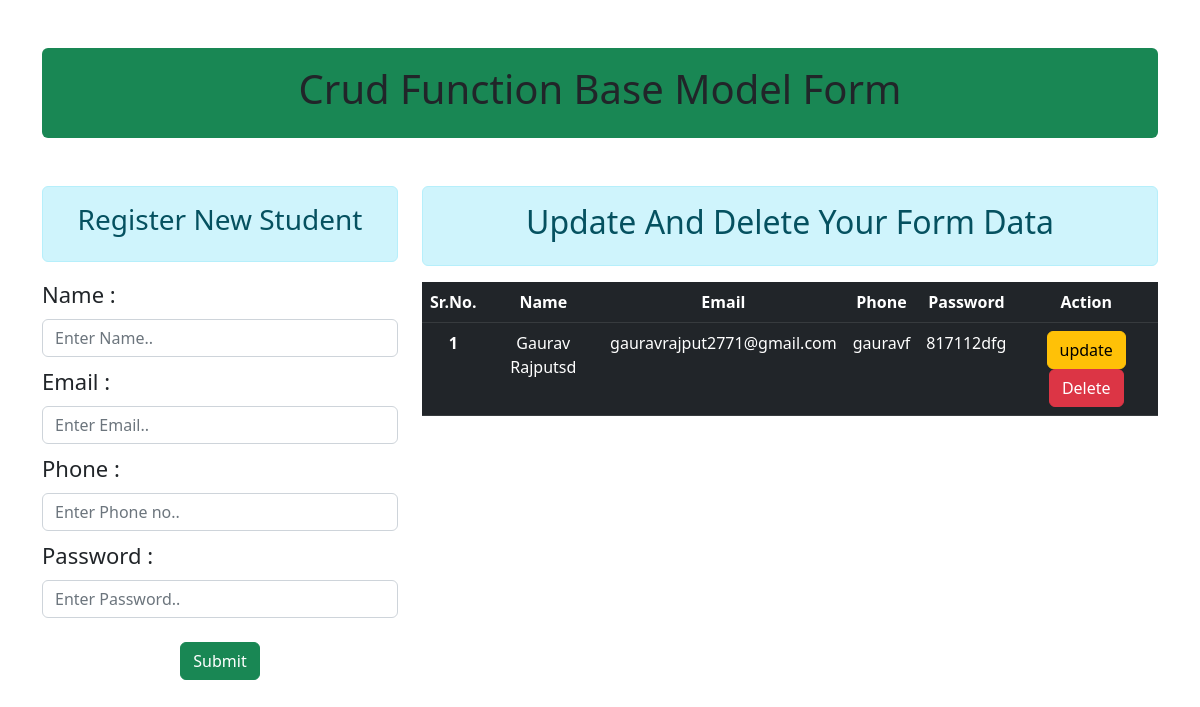
/, run on an earlier commit of the app's database.
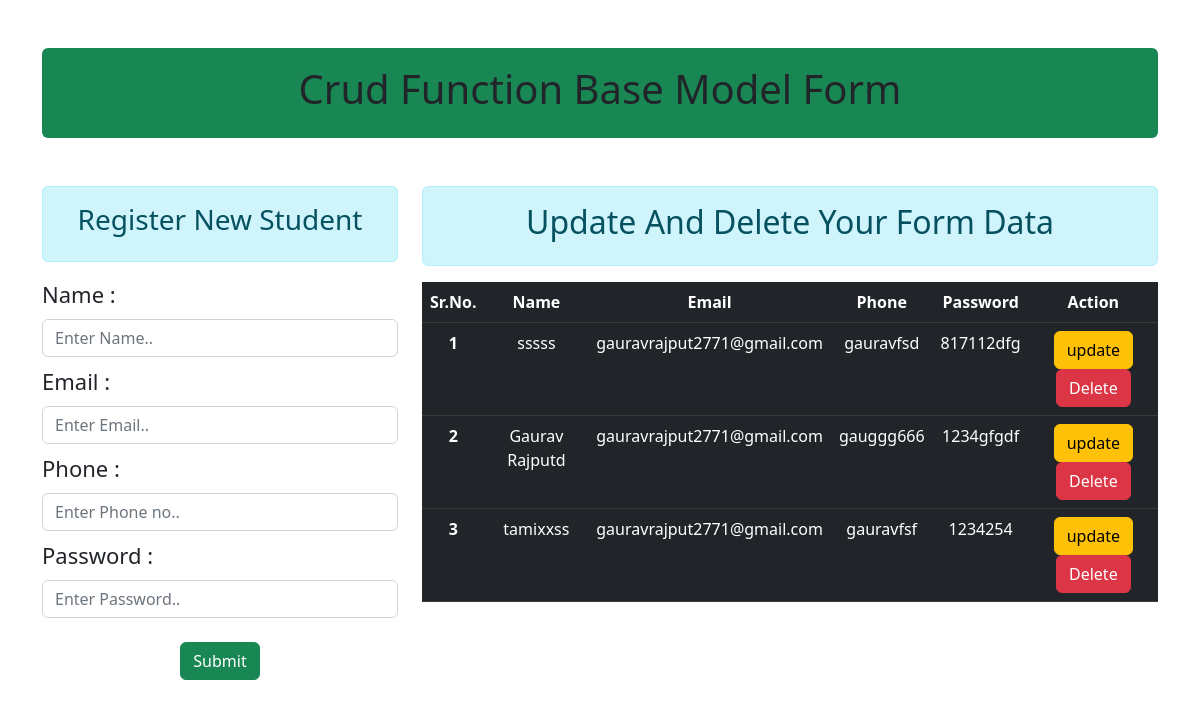
And on a later commit of the database.
### enroll/models.py (models this page shows)
class User(models.Model):
    Userid = models.BigAutoField(primary_key=True)
    Name = models.CharField(max_length=50)
    Email = models.EmailField(max_length=100)
    Phone = models.CharField(max_length=20)
    Password = models.CharField(max_length=16)
    Date = models.DateTimeField(auto_now=True)

### enroll/views.py (the view)
# urls.py: path("", views.registeration, name="registeration"),
def registeration(request):
    if request.method == "POST":
        formdata = UserForm(request.POST)
        if formdata.is_valid():
            formdata.save()
            formdata = UserForm()
    else:
        formdata = UserForm()
    data = User.objects.all()
    return render(request, "enroll/register.html", {"fm": formdata, "mydata": data})

### enroll/forms.py (shortened to what this page needs)
class UserForm(forms.ModelForm):
    class Meta:
        model = User
        fields = ['Name', 'Email', 'Phone', 'Password']
        error_messages = {"Name": {"required": "please give name here"}}
        widgets = {
            'Name': forms.TextInput(attrs={"class": "form-control", "placeholder": "Enter Name.."}),
            'Email': forms.EmailInput(attrs={"class": "form-control", "placeholder": "Enter Email.."}),
            'Phone': forms.TextInput(attrs={"class": "form-control", "placeholder": "Enter Phone no.."}),
            'Password': forms.PasswordInput(render_value=True, attrs={"class": "form-control", "placeholder": "Enter Password.."}),
        }

### enroll/templates/enroll/register.html (shortened to what this page needs)
{% extends "enroll/base.html" %}
{% block content %}
<div class="row ">
    <div class="col-md-4 ">
        <div class="alert alert-info text-center">
            <h3>Register New Student</h3>
        </div>
        <form action="" method="POST" novalidate>
            {% for formfield in fm %}
            <label class="my-label" for="{{ formfield.auto_id }}">{{ formfield.label }} :</label>
            <div class="text-center my-2">
                {{ formfield }}
            </div>
            {% endfor %}
            <div class="text-center m-4">
                <input class="btn btn-success text-center" type="submit" name="submit">
            </div>
        </form>
    </div>
    <div class="col-md-8 text-center ">
        <div class="alert alert-info text-center">
            <h2>Update And Delete Your Form Data</h2>
        </div>
        {% if mydata %}
        <div class="table">
            <table class="table table-dark table-hover">
                <thead>
                    <tr>
                        <th scope="col">Sr.No.</th>
                        <th scope="col">Name</th>
                        <th scope="col">Email</th>
                        <th scope="col">Phone</th>
                        <th scope="col">Password</th>
                        <th scope="col">Action</th>
                    </tr>
                </thead>
                <tbody>
                    {% for data in mydata  %}
                    <tr>
                        <th scope="row">{{ forloop.counter }}</th>
                        <td>{{ data.Name }}</td>
                        <td>{{ data.Email }}</td>
                        <td>{{ data.Phone }}</td>
                        <td>{{ data.Password }}</td>
                        <td>
                            <a href="{% url 'updates' data.Userid %}" class="btn btn-warning">update</a>
                            <form action="{% url 'delete' data.Userid %}" method="POST" class="d-inline">
                                <input type="submit" class="btn btn-danger" value="Delete" id="delete">
                            </form>
                        </td>
                    </tr>
                    {% endfor %}
                </tbody>
            </table>
        </div>
        {% else %}
        <h3>No Data Found..</h3>
        {% endif %}
    </div>
</div>
{% endblock content %}

What changed in the data, as far as the page shows it:
changed User "817112dfg": Name "Gaurav Rajputsd" → "sssss"; Phone "gauravf" → "gauravfsd"
added User: Name "Gaurav Rajputd", Email "gauravrajput2771@gmail.com", Phone "gauggg666", Password "1234gfgdf"
added User: Name "tamixxss", Email "gauravrajput2771@gmail.com", Phone "gauravfsf", Password "1234254"
